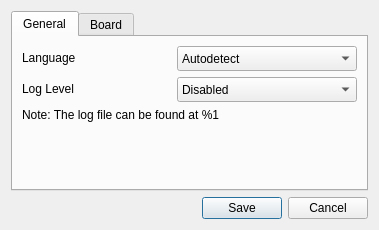
<?xml version="1.0" encoding="UTF-8"?>
<ui version="4.0">
 <class>SettingsDialog</class>
 <widget class="QDialog" name="SettingsDialog">
  <property name="windowModality">
   <enum>Qt::WindowModal</enum>
  </property>
  <property name="geometry">
   <rect>
    <x>0</x>
    <y>0</y>
    <width>379</width>
    <height>230</height>
   </rect>
  </property>
  <property name="sizePolicy">
   <sizepolicy hsizetype="Preferred" vsizetype="Preferred">
    <horstretch>0</horstretch>
    <verstretch>0</verstretch>
   </sizepolicy>
  </property>
  <property name="windowTitle">
   <string notr="true">USB Flash/EPROM Programmer</string>
  </property>
  <property name="windowIcon">
   <iconset resource="../resources/resources.qrc">
    <normaloff>:/icon/ufprog.png</normaloff>:/icon/ufprog.png</iconset>
  </property>
  <property name="modal">
   <bool>true</bool>
  </property>
  <layout class="QVBoxLayout" name="verticalLayout_2">
   <item>
    <layout class="QVBoxLayout" name="verticalLayout">
     <item>
      <widget class="QTabWidget" name="tabSettings">
       <property name="currentIndex">
        <number>0</number>
       </property>
       <widget class="QWidget" name="tabGeneral">
        <attribute name="title">
         <string>General</string>
        </attribute>
        <layout class="QVBoxLayout" name="verticalLayout_5">
         <item>
          <layout class="QVBoxLayout" name="verticalLayout_3">
           <item>
            <layout class="QHBoxLayout" name="horizontalLayout">
             <item>
              <widget class="QLabel" name="labelLanguage">
               <property name="sizePolicy">
                <sizepolicy hsizetype="Preferred" vsizetype="Fixed">
                 <horstretch>0</horstretch>
                 <verstretch>0</verstretch>
                </sizepolicy>
               </property>
               <property name="text">
                <string>Language</string>
               </property>
              </widget>
             </item>
             <item>
              <widget class="QComboBox" name="comboBoxLanguage">
               <property name="sizePolicy">
                <sizepolicy hsizetype="Fixed" vsizetype="Fixed">
                 <horstretch>0</horstretch>
                 <verstretch>0</verstretch>
                </sizepolicy>
               </property>
               <property name="minimumSize">
                <size>
                 <width>180</width>
                 <height>25</height>
                </size>
               </property>
               <item>
                <property name="text">
                 <string>Autodetect</string>
                </property>
               </item>
              </widget>
             </item>
            </layout>
           </item>
           <item>
            <layout class="QHBoxLayout" name="horizontalLayout_2">
             <item>
              <widget class="QLabel" name="labelLogLevel">
               <property name="sizePolicy">
                <sizepolicy hsizetype="Preferred" vsizetype="Fixed">
                 <horstretch>0</horstretch>
                 <verstretch>0</verstretch>
                </sizepolicy>
               </property>
               <property name="text">
                <string>Log Level</string>
               </property>
              </widget>
             </item>
             <item>
              <widget class="QComboBox" name="comboBoxLogLevel">
               <property name="sizePolicy">
                <sizepolicy hsizetype="Fixed" vsizetype="Fixed">
                 <horstretch>0</horstretch>
                 <verstretch>0</verstretch>
                </sizepolicy>
               </property>
               <property name="minimumSize">
                <size>
                 <width>180</width>
                 <height>25</height>
                </size>
               </property>
               <item>
                <property name="text">
                 <string>Disabled</string>
                </property>
               </item>
               <item>
                <property name="text">
                 <string>Fatal</string>
                </property>
               </item>
               <item>
                <property name="text">
                 <string>Critical</string>
                </property>
               </item>
               <item>
                <property name="text">
                 <string>Warning</string>
                </property>
               </item>
               <item>
                <property name="text">
                 <string>Info</string>
                </property>
               </item>
               <item>
                <property name="text">
                 <string>Debug</string>
                </property>
               </item>
              </widget>
             </item>
            </layout>
           </item>
           <item>
            <widget class="QLabel" name="labelLogFileInfo">
             <property name="sizePolicy">
              <sizepolicy hsizetype="Preferred" vsizetype="Fixed">
               <horstretch>0</horstretch>
               <verstretch>0</verstretch>
              </sizepolicy>
             </property>
             <property name="text">
              <string>Note: The log file can be found at %1</string>
             </property>
             <property name="wordWrap">
              <bool>true</bool>
             </property>
            </widget>
           </item>
           <item>
            <spacer name="verticalSpacer">
             <property name="orientation">
              <enum>Qt::Vertical</enum>
             </property>
             <property name="sizeHint" stdset="0">
              <size>
               <width>20</width>
               <height>40</height>
              </size>
             </property>
            </spacer>
           </item>
          </layout>
         </item>
        </layout>
       </widget>
       <widget class="QWidget" name="tabHardware">
        <attribute name="title">
         <string>Board</string>
        </attribute>
        <layout class="QVBoxLayout" name="verticalLayout_4">
         <item>
          <layout class="QHBoxLayout" name="horizontalLayout_3">
           <item>
            <widget class="QLabel" name="labelVddInitCal">
             <property name="sizePolicy">
              <sizepolicy hsizetype="Preferred" vsizetype="Fixed">
               <horstretch>0</horstretch>
               <verstretch>0</verstretch>
              </sizepolicy>
             </property>
             <property name="text">
              <string>VDD Voltage</string>
             </property>
            </widget>
           </item>
           <item>
            <widget class="QPushButton" name="pushButtonVddInitCal">
             <property name="sizePolicy">
              <sizepolicy hsizetype="Fixed" vsizetype="Fixed">
               <horstretch>0</horstretch>
               <verstretch>0</verstretch>
              </sizepolicy>
             </property>
             <property name="minimumSize">
              <size>
               <width>180</width>
               <height>25</height>
              </size>
             </property>
             <property name="text">
              <string>Calibrate</string>
             </property>
            </widget>
           </item>
          </layout>
         </item>
         <item>
          <layout class="QHBoxLayout" name="horizontalLayout_4">
           <item>
            <widget class="QLabel" name="labelVppInitCal">
             <property name="sizePolicy">
              <sizepolicy hsizetype="Preferred" vsizetype="Fixed">
               <horstretch>0</horstretch>
               <verstretch>0</verstretch>
              </sizepolicy>
             </property>
             <property name="text">
              <string>VPP Voltage</string>
             </property>
            </widget>
           </item>
           <item>
            <widget class="QPushButton" name="pushButtonVppInitCal">
             <property name="sizePolicy">
              <sizepolicy hsizetype="Fixed" vsizetype="Fixed">
               <horstretch>0</horstretch>
               <verstretch>0</verstretch>
              </sizepolicy>
             </property>
             <property name="minimumSize">
              <size>
               <width>180</width>
               <height>25</height>
              </size>
             </property>
             <property name="text">
              <string>Calibrate</string>
             </property>
            </widget>
           </item>
          </layout>
         </item>
         <item>
          <layout class="QHBoxLayout" name="horizontalLayout_5">
           <item>
            <widget class="QLabel" name="labelBufferSize">
             <property name="text">
              <string>Buffer Size (Bytes)</string>
             </property>
            </widget>
           </item>
           <item>
            <widget class="QComboBox" name="comboBoxBufferSize">
             <property name="sizePolicy">
              <sizepolicy hsizetype="Fixed" vsizetype="Fixed">
               <horstretch>0</horstretch>
               <verstretch>0</verstretch>
              </sizepolicy>
             </property>
             <property name="minimumSize">
              <size>
               <width>180</width>
               <height>25</height>
              </size>
             </property>
             <item>
              <property name="text">
               <string notr="true">1</string>
              </property>
             </item>
             <item>
              <property name="text">
               <string notr="true">2</string>
              </property>
             </item>
             <item>
              <property name="text">
               <string notr="true">4</string>
              </property>
             </item>
             <item>
              <property name="text">
               <string notr="true">8</string>
              </property>
             </item>
             <item>
              <property name="text">
               <string notr="true">16</string>
              </property>
             </item>
             <item>
              <property name="text">
               <string notr="true">32</string>
              </property>
             </item>
             <item>
              <property name="text">
               <string>64 (default)</string>
              </property>
             </item>
             <item>
              <property name="text">
               <string notr="true">128</string>
              </property>
             </item>
            </widget>
           </item>
          </layout>
         </item>
         <item>
          <widget class="QLabel" name="labelBufferSizeInfo">
           <property name="text">
            <string>Note: Performance may be low if the buffer size is smaller than 16 bytes</string>
           </property>
           <property name="wordWrap">
            <bool>true</bool>
           </property>
          </widget>
         </item>
         <item>
          <spacer name="verticalSpacer_2">
           <property name="orientation">
            <enum>Qt::Vertical</enum>
           </property>
           <property name="sizeHint" stdset="0">
            <size>
             <width>20</width>
             <height>40</height>
            </size>
           </property>
          </spacer>
         </item>
        </layout>
       </widget>
      </widget>
     </item>
     <item>
      <widget class="QDialogButtonBox" name="buttonBox">
       <property name="orientation">
        <enum>Qt::Horizontal</enum>
       </property>
       <property name="standardButtons">
        <set>QDialogButtonBox::Cancel|QDialogButtonBox::Save</set>
       </property>
      </widget>
     </item>
    </layout>
   </item>
  </layout>
 </widget>
 <resources>
  <include location="../resources/resources.qrc"/>
 </resources>
 <connections>
  <connection>
   <sender>buttonBox</sender>
   <signal>accepted()</signal>
   <receiver>SettingsDialog</receiver>
   <slot>accept()</slot>
   <hints>
    <hint type="sourcelabel">
     <x>258</x>
     <y>192</y>
    </hint>
    <hint type="destinationlabel">
     <x>157</x>
     <y>274</y>
    </hint>
   </hints>
  </connection>
  <connection>
   <sender>buttonBox</sender>
   <signal>rejected()</signal>
   <receiver>SettingsDialog</receiver>
   <slot>reject()</slot>
   <hints>
    <hint type="sourcelabel">
     <x>326</x>
     <y>192</y>
    </hint>
    <hint type="destinationlabel">
     <x>286</x>
     <y>274</y>
    </hint>
   </hints>
  </connection>
 </connections>
</ui>
